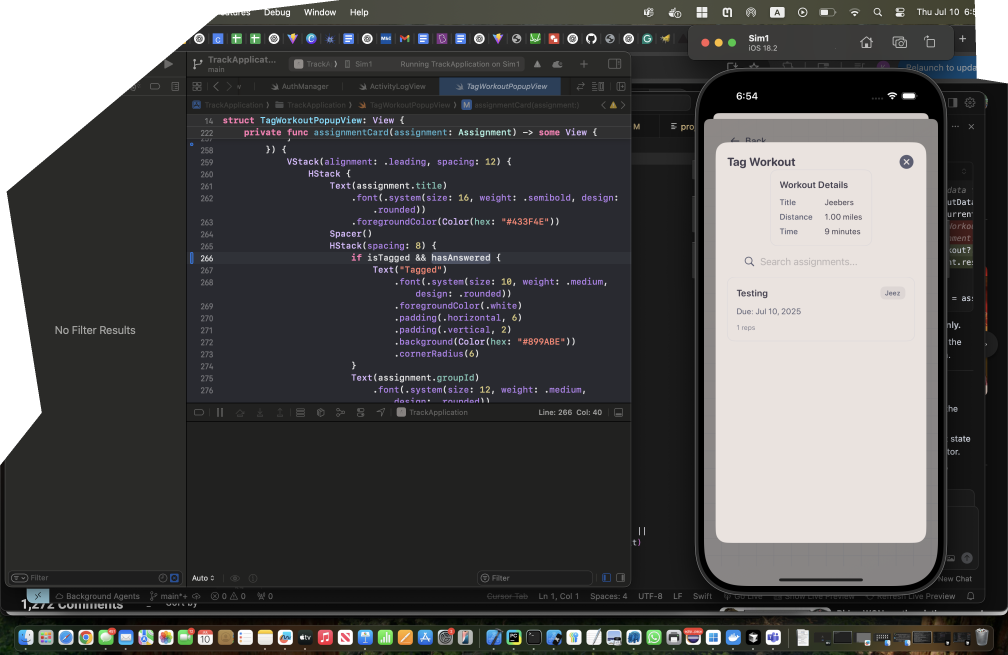
#> input picture reconstructed_siamese.png, 3024 x 1964 px (shown at 1/3 size)
$ python shatter2.py reconstructed_siamese.png out
#> lines starting #> are read from the running program, lines starting #| are printed output that depends on the picture; after the words box and inside, x2 and y2 are one past the last pixel; in counts of white or black regions, pixels touching at a corner belong together
import numpy as np
from PIL import Image, ImageDraw
import os
import sys

def random_tab():
    return np.random.choice([-1, 1])

def create_grid_masks(rows, cols, piece_w, piece_h, tab_radius=18, seed=42):
    np.random.seed(seed)
    masks = [[None for _ in range(cols)] for _ in range(rows)]
    for r in range(rows):
        for c in range(cols):
            mask = Image.new('L', (piece_w + 2*tab_radius, piece_h + 2*tab_radius), 0)
            draw = ImageDraw.Draw(mask)
            # Draw the base rectangle in the center
            draw.rectangle([tab_radius, tab_radius, tab_radius + piece_w - 1, tab_radius + piece_h - 1], fill=255)
            masks[r][c] = mask
    edge_types = {}
    for r in range(rows):
        for c in range(cols):
            if c < cols - 1:
                tab = random_tab()
                edge_types[(r, c, 'right')] = tab
                edge_types[(r, c+1, 'left')] = -tab
            if r < rows - 1:
                tab = random_tab()
                edge_types[(r, c, 'bottom')] = tab
                edge_types[(r+1, c, 'top')] = -tab
    for r in range(rows):
        for c in range(cols):
            mask = masks[r][c]
            draw = ImageDraw.Draw(mask)
            # Top edge
            if (r, c, 'top') in edge_types:
                tab = edge_types[(r, c, 'top')]
                cx = tab_radius + piece_w // 2
                cy = tab_radius
                bbox = [cx - tab_radius, cy - tab_radius, cx + tab_radius, cy + tab_radius]
                if tab == 1:
                    draw.pieslice(bbox, 180, 360, fill=255)  # Tab: add extension
                elif tab == -1:
                    draw.pieslice(bbox, 180, 360, fill=0)    # Hole: subtract bite
            # Right edge
            if (r, c, 'right') in edge_types:
                tab = edge_types[(r, c, 'right')]
                cx = tab_radius + piece_w
                cy = tab_radius + piece_h // 2
                bbox = [cx - tab_radius, cy - tab_radius, cx + tab_radius, cy + tab_radius]
                if tab == 1:
                    draw.pieslice(bbox, 270, 450, fill=255)
                elif tab == -1:
                    draw.pieslice(bbox, 270, 450, fill=0)
            # Bottom edge
            if (r, c, 'bottom') in edge_types:
                tab = edge_types[(r, c, 'bottom')]
                cx = tab_radius + piece_w // 2
                cy = tab_radius + piece_h
                bbox = [cx - tab_radius, cy - tab_radius, cx + tab_radius, cy + tab_radius]
                if tab == 1:
                    draw.pieslice(bbox, 0, 180, fill=255)
                elif tab == -1:
                    draw.pieslice(bbox, 0, 180, fill=0)
            # Left edge
            if (r, c, 'left') in edge_types:
                tab = edge_types[(r, c, 'left')]
                cx = tab_radius
                cy = tab_radius + piece_h // 2
                bbox = [cx - tab_radius, cy - tab_radius, cx + tab_radius, cy + tab_radius]
                if tab == 1:
                    draw.pieslice(bbox, 90, 270, fill=255)
                elif tab == -1:
                    draw.pieslice(bbox, 90, 270, fill=0)
            masks[r][c] = mask
    return masks, edge_types, tab_radius

def shatter2(image_path, n_rows=5, n_cols=10, output_dir="pieces_jigsaw", seed=42):
    os.makedirs(output_dir, exist_ok=True)
    img = Image.open(image_path).convert("RGBA")
    width, height = img.size
    piece_w = width // n_cols
    piece_h = height // n_rows
    tab_radius = int(min(piece_w, piece_h) * 0.3)
    masks, edge_types, tab_radius = create_grid_masks(n_rows, n_cols, piece_w, piece_h, tab_radius=tab_radius, seed=seed)
    all_masks = np.zeros((height, width), dtype=np.uint8)
    for r in range(n_rows):
        for c in range(n_cols):
            left = c * piece_w - tab_radius
            upper = r * piece_h - tab_radius
            right = (c + 1) * piece_w + tab_radius
            lower = (r + 1) * piece_h + tab_radius
            crop_left = max(left, 0)
            crop_upper = max(upper, 0)
            crop_right = min(right, width)
            crop_lower = min(lower, height)
            region = Image.new("RGBA", (right - left, lower - upper), (0,0,0,0))
            region_part = img.crop((crop_left, crop_upper, crop_right, crop_lower))
            region.paste(region_part, (crop_left - left, crop_upper - upper))
            mask = masks[r][c]
            if mask.size != region.size:
                mask = mask.resize(region.size, resample=Image.NEAREST)
            mask_np = np.array(mask)
            # --- Make indents (holes) visible as true inward bites ---
            region_np = np.array(region)
            # Top edge
            if (r, c, 'top') in edge_types and edge_types[(r, c, 'top')] == -1:
                cx = tab_radius + piece_w // 2
                cy = tab_radius
                bbox = [cx - tab_radius, cy - tab_radius, cx + tab_radius, cy + tab_radius]
                # Set mask to 0 (transparent) in the bite region
                bite_mask = Image.new('L', region.size, 0)
                bite_draw = ImageDraw.Draw(bite_mask)
                bite_draw.pieslice(bbox, 180, 360, fill=255)
                bite_mask_np = np.array(bite_mask)
                mask_np[bite_mask_np == 255] = 0
                # Fill the bite with blue
                region_np[(bite_mask_np == 255)] = [0, 0, 255, 255]
            # Right edge
            if (r, c, 'right') in edge_types and edge_types[(r, c, 'right')] == -1:
                cx = tab_radius + piece_w
                cy = tab_radius + piece_h // 2
                bbox = [cx - tab_radius, cy - tab_radius, cx + tab_radius, cy + tab_radius]
                bite_mask = Image.new('L', region.size, 0)
                bite_draw = ImageDraw.Draw(bite_mask)
                bite_draw.pieslice(bbox, 270, 450, fill=255)
                bite_mask_np = np.array(bite_mask)
                mask_np[bite_mask_np == 255] = 0
                region_np[(bite_mask_np == 255)] = [0, 0, 255, 255]
            # Bottom edge
            if (r, c, 'bottom') in edge_types and edge_types[(r, c, 'bottom')] == -1:
                cx = tab_radius + piece_w // 2
                cy = tab_radius + piece_h
                bbox = [cx - tab_radius, cy - tab_radius, cx + tab_radius, cy + tab_radius]
                bite_mask = Image.new('L', region.size, 0)
                bite_draw = ImageDraw.Draw(bite_mask)
                bite_draw.pieslice(bbox, 0, 180, fill=255)
                bite_mask_np = np.array(bite_mask)
                mask_np[bite_mask_np == 255] = 0
                region_np[(bite_mask_np == 255)] = [0, 0, 255, 255]
            # Left edge
            if (r, c, 'left') in edge_types and edge_types[(r, c, 'left')] == -1:
                cx = tab_radius
                cy = tab_radius + piece_h // 2
                bbox = [cx - tab_radius, cy - tab_radius, cx + tab_radius, cy + tab_radius]
                bite_mask = Image.new('L', region.size, 0)
                bite_draw = ImageDraw.Draw(bite_mask)
                bite_draw.pieslice(bbox, 90, 270, fill=255)
                bite_mask_np = np.array(bite_mask)
                mask_np[bite_mask_np == 255] = 0
                region_np[(bite_mask_np == 255)] = [0, 0, 255, 255]
            # Apply the updated mask and region
            region = Image.fromarray(region_np)
            region.putalpha(Image.fromarray(mask_np))
            # Draw a red outline around the nonzero mask region for debugging
            outline_draw = ImageDraw.Draw(region)
            ys, xs = np.where(mask_np > 0)
            if len(xs) > 0 and len(ys) > 0:
                min_x, max_x = xs.min(), xs.max()
                min_y, max_y = ys.min(), ys.max()
                outline_draw.rectangle([min_x, min_y, max_x, max_y], outline=(255,0,0,255), width=2)
            region.save(os.path.join(output_dir, f"piece_{r*n_cols+c:02d}.png"))
            # For overlap check, only count the core rectangle (no padding)
            core_x0 = tab_radius
            core_y0 = tab_radius
            core_x1 = core_x0 + piece_w
            core_y1 = core_y0 + piece_h
            mask_core = mask_np[core_y0:core_y1, core_x0:core_x1]
            img_x0 = c * piece_w
            img_y0 = r * piece_h
            img_x1 = img_x0 + piece_w
            img_y1 = img_y0 + piece_h
            all_masks[img_y0:img_y1, img_x0:img_x1] += (mask_core > 0).astype(np.uint8)
    max_overlap = np.max(all_masks)
    if max_overlap > 1:
        print(f"WARNING: Overlap detected! Max overlap at any pixel: {max_overlap}")
        overlap_coords = np.argwhere(all_masks > 1)
        print(f"Overlap pixel coordinates (up to 20 shown): {overlap_coords[:20]}")
        vis = (np.clip(all_masks, 0, 2) * 127).astype(np.uint8)
        Image.fromarray(vis).save('overlap_debug.png')
        print("Saved overlap_debug.png for visual inspection.")
    else:
        print("No overlap detected. All pixels uniquely assigned.")
    print(f"Saved {n_rows*n_cols} jigsaw pieces to {output_dir}/")

def main():
    if len(sys.argv) < 2:
        print("Usage: python shatter2.py <image_path> [output_dir]")
        return
    image_path = sys.argv[1]
    output_dir = sys.argv[2] if len(sys.argv) > 2 else "pieces_jigsaw"
    shatter2(image_path, 5, 10, output_dir)
#> in shatter2, img is the input picture: PIL image 3024x1964 RGBA; mean R, G, B, A 68.6, 67.9, 67.8, 242.2
#> after the loop in create_grid_masks, `for r in range(rows):`:
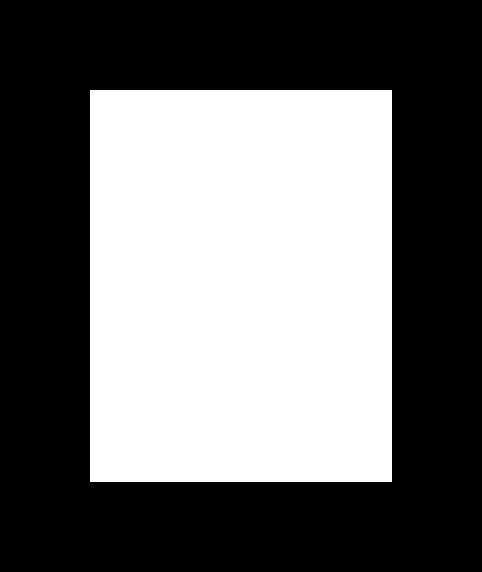
#> mask: PIL image 482x572 L; 42.9% white; 1 white region, box (x1, y1, x2, y2) and area: (90, 90, 392, 482) 118384
#> after the loop in create_grid_masks, `for r in range(rows):`:
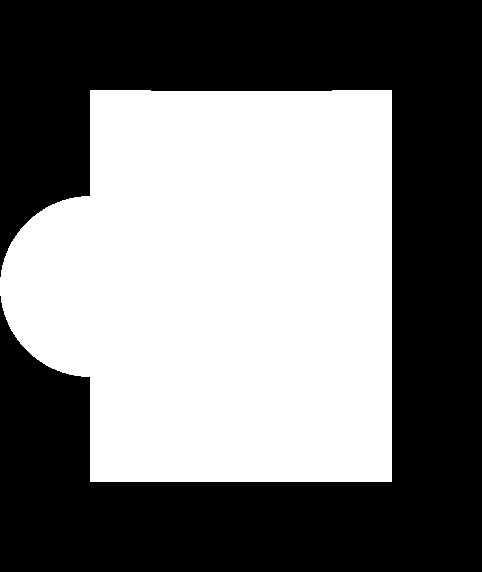
#> mask: PIL image 482x572 L; 47.5% white; 1 white region, box (x1, y1, x2, y2) and area: (0, 90, 392, 482) 130963
#> after the loop in create_grid_masks, `for r in range(rows):`: masks = 5 items
#> in shatter2, `masks, edge_types, tab_radius = create_grid_masks(n_rows, n_cols, piec..`: edge_types = 170 items
#> after the loop in shatter2, `for r in range(n_rows):`:
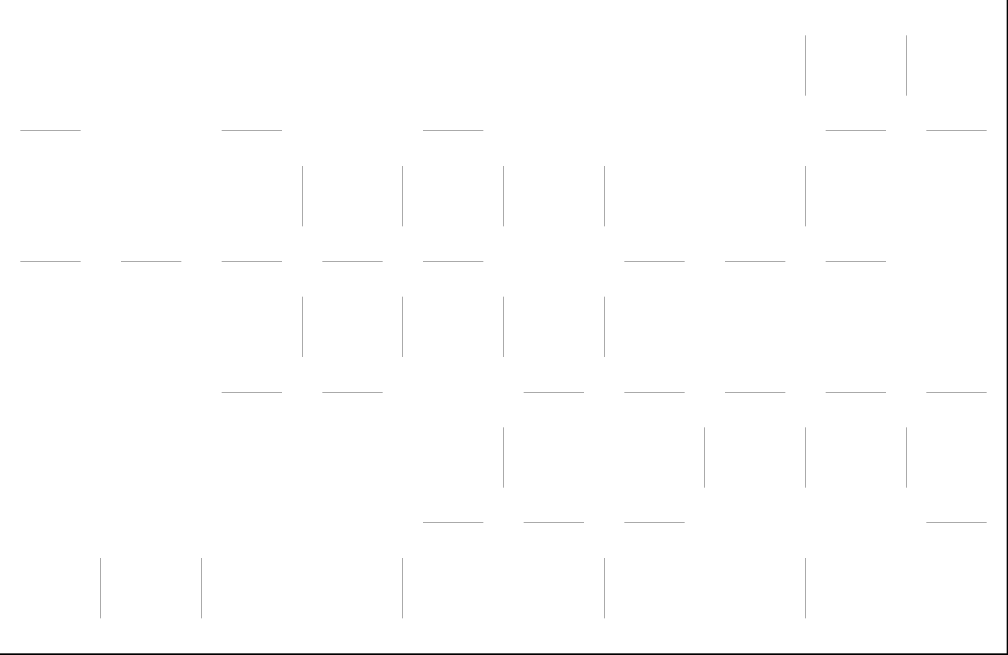
#> all_masks: shape (1964, 3024) (shown at 1/3 size); values 0 (black) and 1 (white), 99.5% white; 45 black regions, largest, box (x1, y1, x2, y2) and area: (0, 0, 3024, 1964) 19936, (2416, 106, 2417, 287) 181, (2718, 106, 2719, 287) 181
#> after the loop in shatter2, `for r in range(n_rows):`:
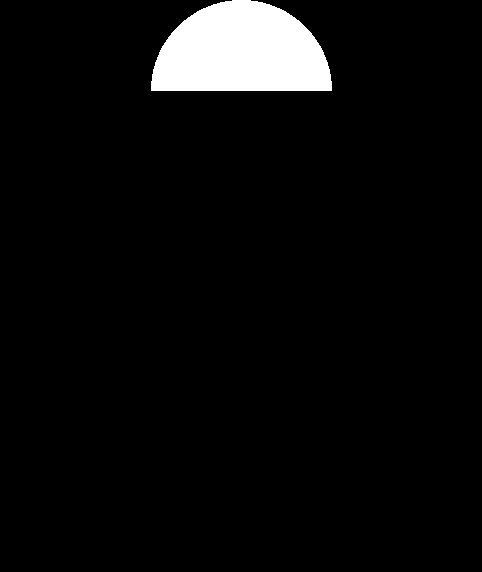
#> bite_mask: PIL image 482x572 L; 4.7% white; 1 white region, box (x1, y1, x2, y2) and area: (151, 0, 332, 91) 12941
#> after the loop in shatter2, `for r in range(n_rows):`:
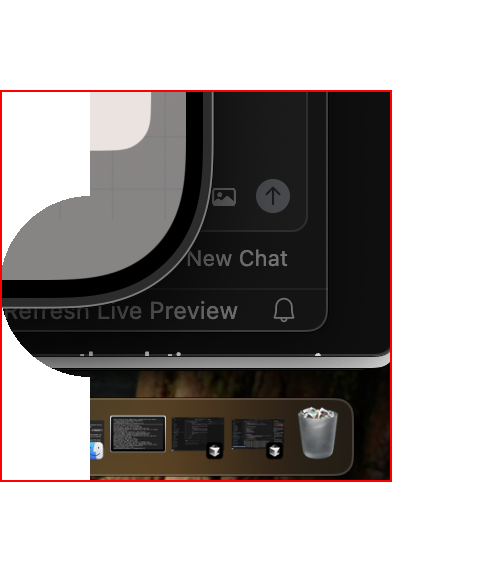
#> region: PIL image 482x572 RGBA; mean R, G, B, A 50.6, 45.6, 55.4, 122.3; transparent parts drawn white
#> after the loop in shatter2, `for r in range(n_rows):`:
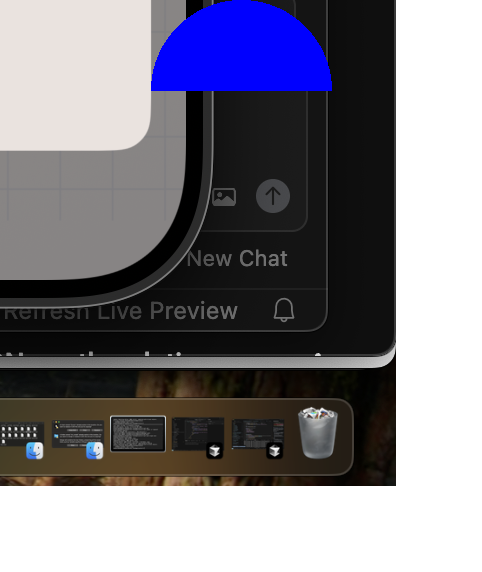
#> region_np: shape (572, 482, 4); mean R, G, B, A 48.5, 46.4, 56.3, 178; transparent parts drawn white
#> after the loop in shatter2, `for r in range(n_rows):`:
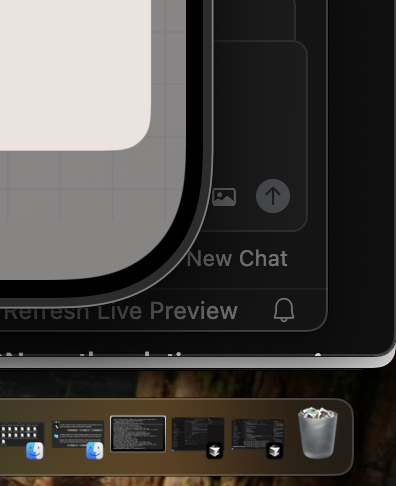
#> region_part: PIL image 396x486 RGBA; mean R, G, B, A 72.1, 69.1, 66.1, 255
#> in shatter2, `max_overlap = np.max(all_masks)`: max_overlap = 1
#| Saved 50 jigsaw pieces to out/

if __name__ == "__main__":
    main()
